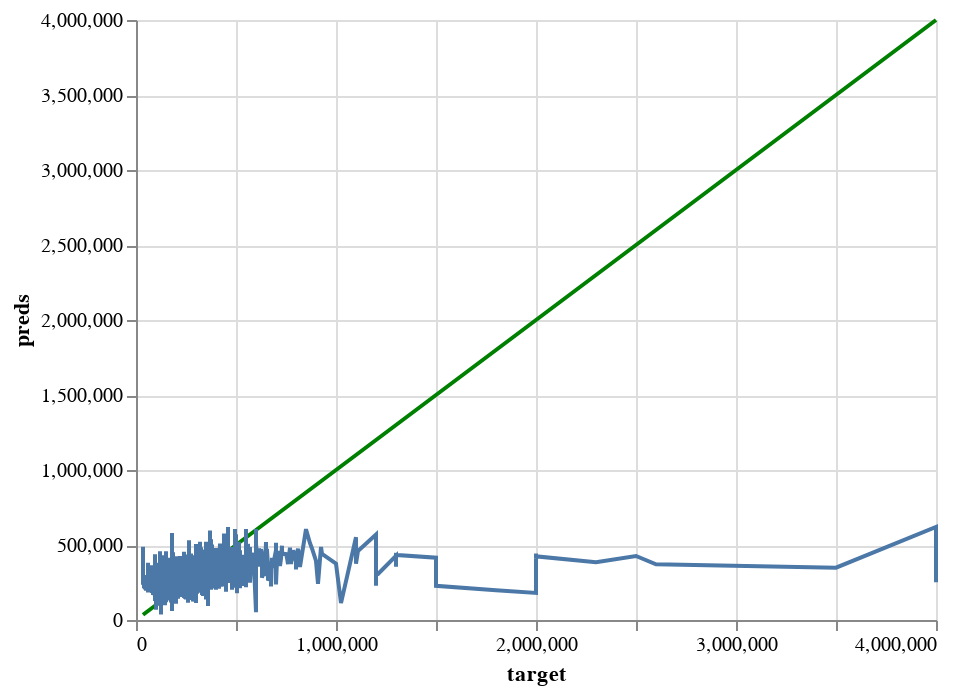

The notebook cell this image was saved under:
### Markdown cell above
### 9. Assess Model Performance

### Code cell
import altair as alt
perfect_train = alt.Chart(pd.DataFrame({'target': y_train, 'preds': y_train})).mark_line(color='green').encode(
    x='target',
    y='preds'
)

pred_chart_train = alt.Chart(pd.DataFrame({'target': y_train, 'preds': y_train_pred})).mark_line().encode(
    x='target',
    y='preds'
  )

perfect_train + pred_chart_train

### Figure 1 — Vega-Lite specification as saved in the notebook (floating-point values rounded to 4 significant figures; data arrays with more than 128 entries replaced by an {"elided": "..."} marker saying what was removed)
{"config": {"view": {"continuousWidth": 400, "continuousHeight": 300}}, "layer": [{"data": {"name": "data-7a6c9d63353c548ece8313b0c30bb199"}, "mark": {"type": "line", "color": "green"}, "encoding": {"x": {"field": "target", "type": "quantitative"}, "y": {"field": "preds", "type": "quantitative"}}}, {"data": {"name": "data-ebc6b154e21b6583a108409a401765fb"}, "mark": "line", "encoding": {"x": {"field": "target", "type": "quantitative"}, "y": {"field": "preds", "type": "quantitative"}}}], "$schema": "https://vega.github.io/schema/vega-lite/v4.17.0.json", "datasets": {"data-7a6c9d63353c548ece8313b0c30bb199": {"elided": "2998 records"}, "data-ebc6b154e21b6583a108409a401765fb": {"elided": "2998 records"}}}
